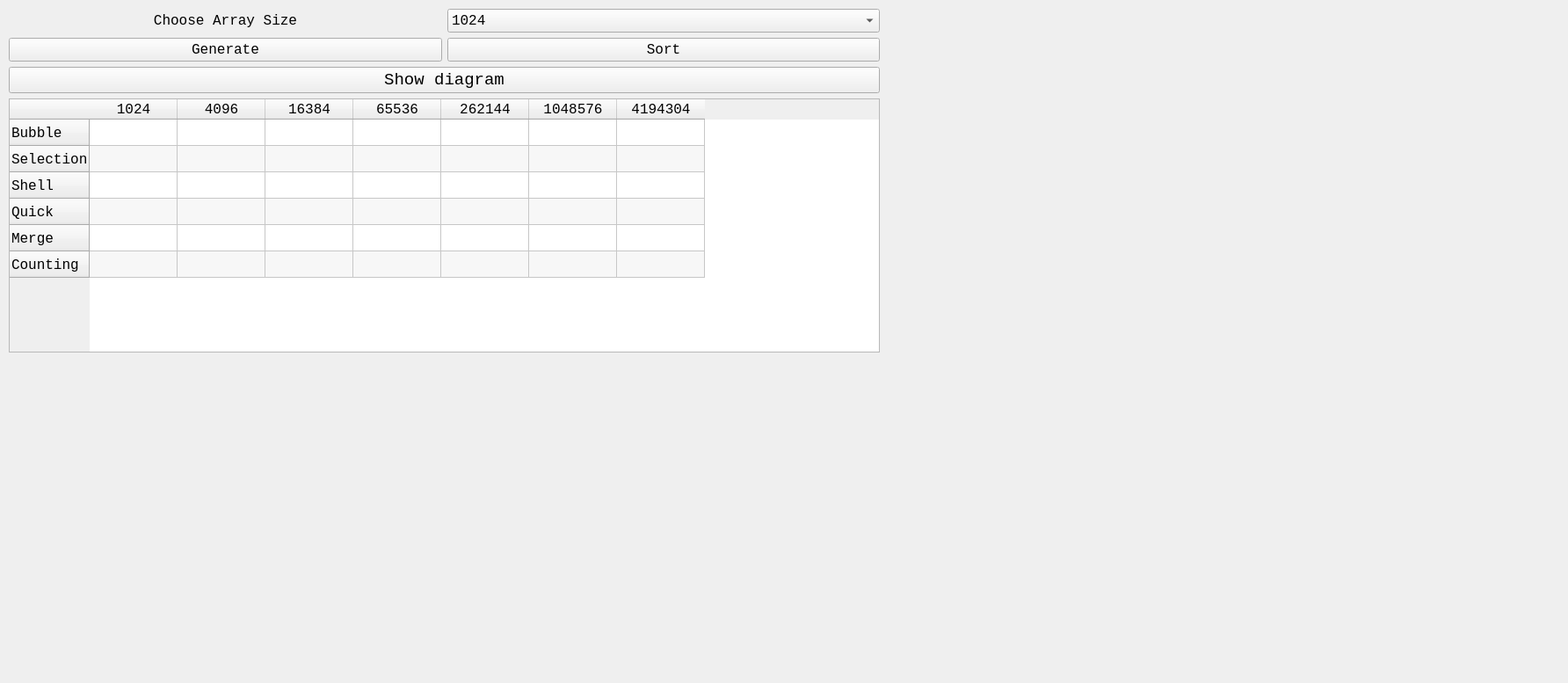
<?xml version="1.0" encoding="UTF-8"?>
<ui version="4.0">
 <class>MainWindow</class>
 <widget class="QMainWindow" name="MainWindow">
  <property name="geometry">
   <rect>
    <x>0</x>
    <y>0</y>
    <width>1784</width>
    <height>777</height>
   </rect>
  </property>
  <property name="sizePolicy">
   <sizepolicy hsizetype="Fixed" vsizetype="Fixed">
    <horstretch>0</horstretch>
    <verstretch>0</verstretch>
   </sizepolicy>
  </property>
  <property name="font">
   <font>
    <family>Times New Roman</family>
    <pointsize>14</pointsize>
   </font>
  </property>
  <property name="windowTitle">
   <string>MainWindow</string>
  </property>
  <widget class="QWidget" name="centralwidget">
   <widget class="QFrame" name="horizontalFrame">
    <property name="geometry">
     <rect>
      <x>20</x>
      <y>400</y>
      <width>979</width>
      <height>500</height>
     </rect>
    </property>
    <property name="minimumSize">
     <size>
      <width>979</width>
      <height>500</height>
     </size>
    </property>
    <property name="font">
     <font>
      <family>Consolas</family>
      <pointsize>14</pointsize>
     </font>
    </property>
    <layout class="QHBoxLayout" name="horizontalLayout_diagram"/>
   </widget>
   <widget class="QWidget" name="layoutWidget">
    <property name="geometry">
     <rect>
      <x>10</x>
      <y>10</y>
      <width>991</width>
      <height>391</height>
     </rect>
    </property>
    <layout class="QVBoxLayout" name="verticalLayout_2">
     <item>
      <layout class="QVBoxLayout" name="verticalLayout">
       <item>
        <layout class="QHBoxLayout" name="horizontalLayout">
         <item>
          <widget class="QLabel" name="label">
           <property name="font">
            <font>
             <family>Consolas</family>
             <pointsize>12</pointsize>
            </font>
           </property>
           <property name="text">
            <string>Choose Array Size</string>
           </property>
           <property name="alignment">
            <set>Qt::AlignCenter</set>
           </property>
          </widget>
         </item>
         <item>
          <widget class="QComboBox" name="comboBox">
           <property name="font">
            <font>
             <family>Consolas</family>
             <pointsize>12</pointsize>
            </font>
           </property>
           <item>
            <property name="text">
             <string>1024</string>
            </property>
           </item>
           <item>
            <property name="text">
             <string>4096</string>
            </property>
           </item>
           <item>
            <property name="text">
             <string>16384</string>
            </property>
           </item>
           <item>
            <property name="text">
             <string>65536</string>
            </property>
           </item>
           <item>
            <property name="text">
             <string>262144</string>
            </property>
           </item>
           <item>
            <property name="text">
             <string>1048576</string>
            </property>
           </item>
           <item>
            <property name="text">
             <string>4194304</string>
            </property>
           </item>
          </widget>
         </item>
        </layout>
       </item>
       <item>
        <layout class="QHBoxLayout" name="horizontalLayout_2">
         <item>
          <widget class="QPushButton" name="pushButton_generate">
           <property name="font">
            <font>
             <family>Consolas</family>
             <pointsize>12</pointsize>
            </font>
           </property>
           <property name="text">
            <string>Generate</string>
           </property>
          </widget>
         </item>
         <item>
          <widget class="QPushButton" name="pushButton_sort">
           <property name="font">
            <font>
             <family>Consolas</family>
             <pointsize>12</pointsize>
            </font>
           </property>
           <property name="text">
            <string>Sort</string>
           </property>
          </widget>
         </item>
        </layout>
       </item>
       <item>
        <widget class="QPushButton" name="pushButton_showDiagram">
         <property name="font">
          <font>
           <family>Consolas</family>
           <pointsize>14</pointsize>
          </font>
         </property>
         <property name="text">
          <string>Show diagram</string>
         </property>
        </widget>
       </item>
      </layout>
     </item>
     <item>
      <widget class="QTableWidget" name="tableWidget">
       <property name="font">
        <font>
         <family>Consolas</family>
         <pointsize>12</pointsize>
        </font>
       </property>
       <property name="alternatingRowColors">
        <bool>true</bool>
       </property>
       <row>
        <property name="text">
         <string>Bubble</string>
        </property>
       </row>
       <row>
        <property name="text">
         <string>Selection</string>
        </property>
       </row>
       <row>
        <property name="text">
         <string>Shell</string>
        </property>
       </row>
       <row>
        <property name="text">
         <string>Quick</string>
        </property>
       </row>
       <row>
        <property name="text">
         <string>Merge</string>
        </property>
       </row>
       <row>
        <property name="text">
         <string>Counting</string>
        </property>
       </row>
       <column>
        <property name="text">
         <string>1024</string>
        </property>
       </column>
       <column>
        <property name="text">
         <string>4096</string>
        </property>
       </column>
       <column>
        <property name="text">
         <string>16384</string>
        </property>
       </column>
       <column>
        <property name="text">
         <string>65536</string>
        </property>
       </column>
       <column>
        <property name="text">
         <string>262144</string>
        </property>
       </column>
       <column>
        <property name="text">
         <string>1048576</string>
        </property>
       </column>
       <column>
        <property name="text">
         <string>4194304</string>
        </property>
       </column>
      </widget>
     </item>
    </layout>
   </widget>
   <widget class="QFrame" name="horizontalFrame_2">
    <property name="geometry">
     <rect>
      <x>1000</x>
      <y>20</y>
      <width>600</width>
      <height>500</height>
     </rect>
    </property>
    <property name="minimumSize">
     <size>
      <width>600</width>
      <height>500</height>
     </size>
    </property>
    <property name="font">
     <font>
      <family>Consolas</family>
      <pointsize>14</pointsize>
     </font>
    </property>
    <layout class="QHBoxLayout" name="horizontalLayout_diagram_3"/>
   </widget>
  </widget>
 </widget>
 <resources/>
 <connections/>
</ui>
